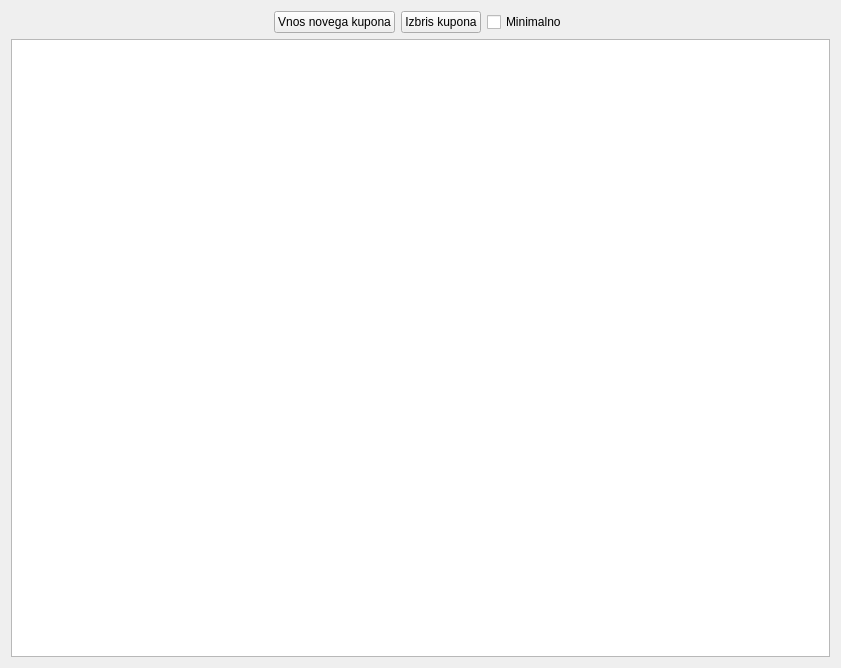
<?xml version="1.0" encoding="UTF-8"?>
<ui version="4.0">
 <class>wid_kuponi</class>
 <widget class="QWidget" name="wid_kuponi">
  <property name="windowModality">
   <enum>Qt::ApplicationModal</enum>
  </property>
  <property name="geometry">
   <rect>
    <x>0</x>
    <y>0</y>
    <width>841</width>
    <height>668</height>
   </rect>
  </property>
  <property name="windowTitle">
   <string>Form</string>
  </property>
  <layout class="QGridLayout" name="gridLayout">
   <item row="0" column="0">
    <layout class="QHBoxLayout" name="horizontalLayout">
     <item>
      <spacer name="horizontalSpacer">
       <property name="orientation">
        <enum>Qt::Horizontal</enum>
       </property>
       <property name="sizeHint" stdset="0">
        <size>
         <width>40</width>
         <height>20</height>
        </size>
       </property>
      </spacer>
     </item>
     <item>
      <widget class="QPushButton" name="btn_nov">
       <property name="text">
        <string>Vnos novega kupona</string>
       </property>
      </widget>
     </item>
     <item>
      <widget class="QPushButton" name="btn_brisi">
       <property name="text">
        <string>Izbris kupona</string>
       </property>
      </widget>
     </item>
     <item>
      <widget class="QCheckBox" name="btn_min">
       <property name="text">
        <string>Minimalno</string>
       </property>
      </widget>
     </item>
     <item>
      <spacer name="horizontalSpacer_2">
       <property name="orientation">
        <enum>Qt::Horizontal</enum>
       </property>
       <property name="sizeHint" stdset="0">
        <size>
         <width>40</width>
         <height>20</height>
        </size>
       </property>
      </spacer>
     </item>
    </layout>
   </item>
   <item row="1" column="0">
    <widget class="QTableWidget" name="tbl_kuponi">
     <property name="editTriggers">
      <set>QAbstractItemView::NoEditTriggers</set>
     </property>
     <property name="selectionMode">
      <enum>QAbstractItemView::SingleSelection</enum>
     </property>
     <property name="selectionBehavior">
      <enum>QAbstractItemView::SelectRows</enum>
     </property>
     <property name="sortingEnabled">
      <bool>true</bool>
     </property>
    </widget>
   </item>
  </layout>
 </widget>
 <resources/>
 <connections/>
</ui>
